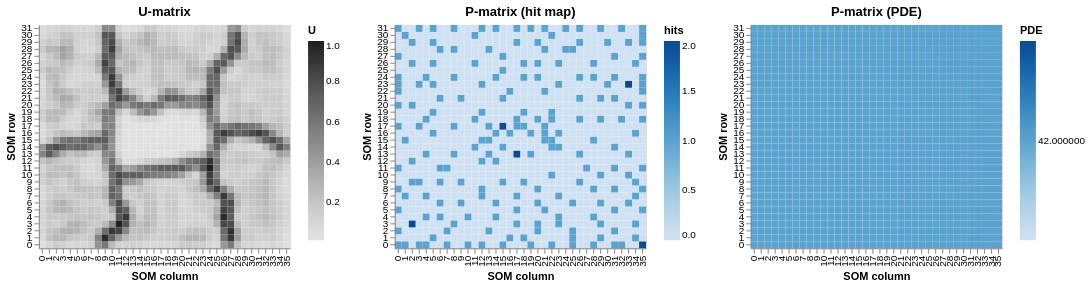

The notebook cell this image was saved under:
### Markdown cell above
## 2  P-matrix (density)

- **Hit map** (`pareto_fraction=None`): each sample contributes 1 to its nearest neuron
- **PDE** (`pareto_fraction=0.2013`): Pareto Density Estimation with per-node hypersphere radius

### Code cell
u = som.u_matrix()
p_hit = compute_pmatrix(som.weights, data_z, pareto_fraction=None)
p_pde = compute_pmatrix(som.weights, data_z, pareto_fraction=0.2013)

print(f"U-matrix : {u.shape},  range [{u.min():.3f}, {u.max():.3f}]")
print(f"P hit    : sum={int(p_hit.sum())} (= n_samples), max hits={int(p_hit.max())}")
print(f"P PDE    : min={p_pde.min():.1f}, max={p_pde.max():.1f}")

alt.hconcat(
    plot_grid_heatmap(u, "U-matrix", scheme="greys", value_name="U"),
    plot_grid_heatmap(p_hit, "P-matrix (hit map)", scheme="blues", value_name="hits"),
    plot_grid_heatmap(p_pde, "P-matrix (PDE)", scheme="blues", value_name="PDE"),
).resolve_scale(color="independent")

### Figure 1 — Vega-Lite specification as saved in the notebook (floating-point values rounded to 4 significant figures; data arrays with more than 128 entries replaced by an {"elided": "..."} marker saying what was removed)
{"config": {"view": {"continuousWidth": 300, "continuousHeight": 300}}, "hconcat": [{"data": {"name": "data-eb63eb1106e4070670fd7efdf5ab7df6"}, "mark": {"type": "rect"}, "encoding": {"color": {"field": "U", "legend": {"title": "U"}, "scale": {"scheme": "greys"}, "type": "quantitative"}, "tooltip": [{"field": "col", "type": "quantitative"}, {"field": "row", "type": "quantitative"}, {"field": "U", "format": ".4f", "type": "quantitative"}], "x": {"field": "col", "sort": null, "title": "SOM column", "type": "ordinal"}, "y": {"field": "row", "sort": "descending", "title": "SOM row", "type": "ordinal"}}, "height": {"step": 7.0}, "title": "U-matrix", "width": {"step": 7.0}}, {"data": {"name": "data-4c72e0222956b41d5ceb046899d7460a"}, "mark": {"type": "rect"}, "encoding": {"color": {"field": "hits", "legend": {"title": "hits"}, "scale": {"scheme": "blues"}, "type": "quantitative"}, "tooltip": [{"field": "col", "type": "quantitative"}, {"field": "row", "type": "quantitative"}, {"field": "hits", "format": ".4f", "type": "quantitative"}], "x": {"field": "col", "sort": null, "title": "SOM column", "type": "ordinal"}, "y": {"field": "row", "sort": "descending", "title": "SOM row", "type": "ordinal"}}, "height": {"step": 7.0}, "title": "P-matrix (hit map)", "width": {"step": 7.0}}, {"data": {"name": "data-2de85cb0c73db70eee5dcea62db8f1ba"}, "mark": {"type": "rect"}, "encoding": {"color": {"field": "PDE", "legend": {"title": "PDE"}, "scale": {"scheme": "blues"}, "type": "quantitative"}, "tooltip": [{"field": "col", "type": "quantitative"}, {"field": "row", "type": "quantitative"}, {"field": "PDE", "format": ".4f", "type": "quantitative"}], "x": {"field": "col", "sort": null, "title": "SOM column", "type": "ordinal"}, "y": {"field": "row", "sort": "descending", "title": "SOM row", "type": "ordinal"}}, "height": {"step": 7.0}, "title": "P-matrix (PDE)", "width": {"step": 7.0}}], "resolve": {"scale": {"color": "independent"}}, "$schema": "https://vega.github.io/schema/vega-lite/v6.4.1.json", "datasets": {"data-eb63eb1106e4070670fd7efdf5ab7df6": {"elided": "1152 records"}, "data-4c72e0222956b41d5ceb046899d7460a": {"elided": "1152 records"}, "data-2de85cb0c73db70eee5dcea62db8f1ba": {"elided": "1152 records"}}}
